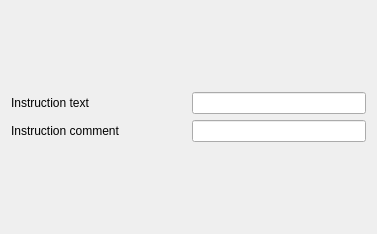
<ui version="4.0" >
 <author>Aleksander Wojdyga</author>
 <class>InstructionEditorForm</class>
 <widget class="QWidget" name="InstructionEditorForm" >
  <property name="geometry" >
   <rect>
    <x>0</x>
    <y>0</y>
    <width>377</width>
    <height>234</height>
   </rect>
  </property>
  <property name="windowTitle" >
   <string>Form</string>
  </property>
  <property name="autoFillBackground" >
   <bool>true</bool>
  </property>
  <layout class="QVBoxLayout" >
   <item>
    <spacer>
     <property name="orientation" >
      <enum>Qt::Vertical</enum>
     </property>
     <property name="sizeHint" >
      <size>
       <width>20</width>
       <height>40</height>
      </size>
     </property>
    </spacer>
   </item>
   <item>
    <layout class="QHBoxLayout" >
     <item>
      <layout class="QHBoxLayout" >
       <item>
        <widget class="QLabel" name="label_3" >
         <property name="text" >
          <string>Instruction text</string>
         </property>
        </widget>
       </item>
       <item>
        <spacer>
         <property name="orientation" >
          <enum>Qt::Horizontal</enum>
         </property>
         <property name="sizeHint" >
          <size>
           <width>40</width>
           <height>20</height>
          </size>
         </property>
        </spacer>
       </item>
      </layout>
     </item>
     <item>
      <widget class="QLineEdit" name="instructionEdit" >
       <property name="toolTip" >
        <string>&lt;html>&lt;head>&lt;meta name="qrichtext" content="1" />&lt;/head>&lt;body style=" white-space: pre-wrap; font-family:Lucida Sans; font-weight:400; font-style:normal; text-decoration:none;">&lt;p style=" margin-top:0px; margin-bottom:0px; margin-left:0px; margin-right:0px; -qt-block-indent:0; text-indent:0px;">Insert instruction text - command or condition&lt;/p>&lt;/body>&lt;/html></string>
       </property>
      </widget>
     </item>
    </layout>
   </item>
   <item>
    <layout class="QHBoxLayout" >
     <item>
      <layout class="QHBoxLayout" >
       <item>
        <widget class="QLabel" name="label_2_3" >
         <property name="text" >
          <string>Instruction comment</string>
         </property>
        </widget>
       </item>
       <item>
        <spacer>
         <property name="orientation" >
          <enum>Qt::Horizontal</enum>
         </property>
         <property name="sizeHint" >
          <size>
           <width>61</width>
           <height>16</height>
          </size>
         </property>
        </spacer>
       </item>
      </layout>
     </item>
     <item>
      <widget class="QLineEdit" name="commentEdit" >
       <property name="toolTip" >
        <string>&lt;html>&lt;head>&lt;meta name="qrichtext" content="1" />&lt;/head>&lt;body style=" white-space: pre-wrap; font-family:Lucida Sans; font-weight:400; font-style:normal; text-decoration:none;">&lt;p style=" margin-top:0px; margin-bottom:0px; margin-left:0px; margin-right:0px; -qt-block-indent:0; text-indent:0px;">Insert instruction comment&lt;/p>&lt;/body>&lt;/html></string>
       </property>
      </widget>
     </item>
    </layout>
   </item>
   <item>
    <spacer>
     <property name="orientation" >
      <enum>Qt::Vertical</enum>
     </property>
     <property name="sizeHint" >
      <size>
       <width>20</width>
       <height>40</height>
      </size>
     </property>
    </spacer>
   </item>
  </layout>
 </widget>
 <resources/>
 <connections/>
</ui>
